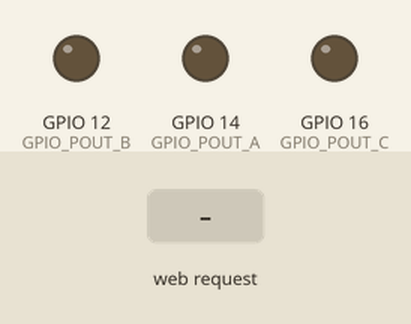
A sketch run on a simulated ESP8266 (NodeMCU). On the bench: output pins drawn as LEDs (lit = HIGH). Inputs (shaded band) come from the test bench. WiFi joins after 1.5 s; servers stay silent unless stated; what the sketch prints to the serial monitor is not drawn.

Above: at 2.7 s.
2.8 s: HTTP request GET /switchOnA received
At 3.5 s:
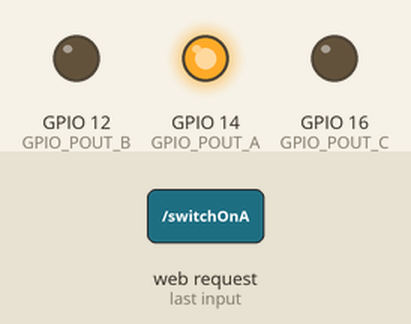
4.3 s: HTTP request GET /switchOnB received
At 4.6 s:
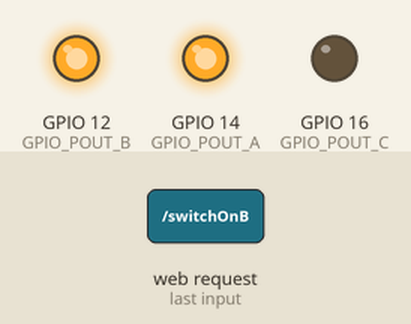
5.8 s: HTTP request GET /switchOffA received
At 7.0 s:
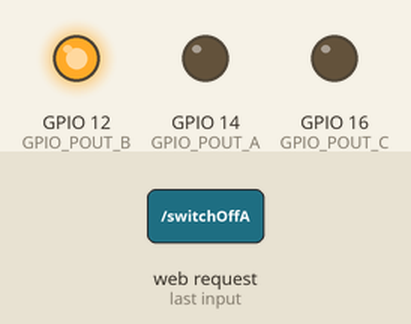
7.3 s: HTTP request GET /switchOnC received
At 8.1 s:
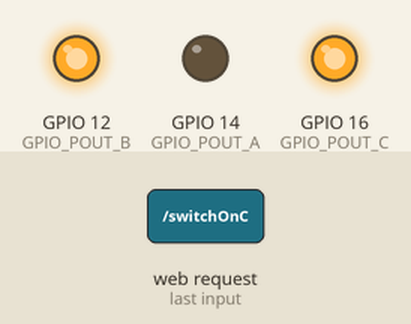
8.8 s: HTTP request GET /switchToggleA received
At 9.3 s:
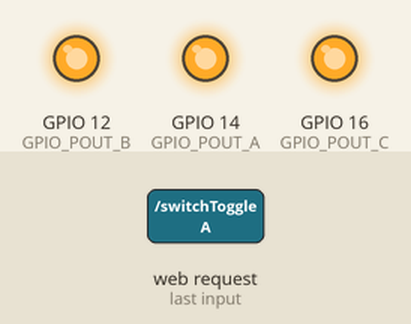
10.3 s: HTTP request GET /switchOffB received
At 11.6 s:
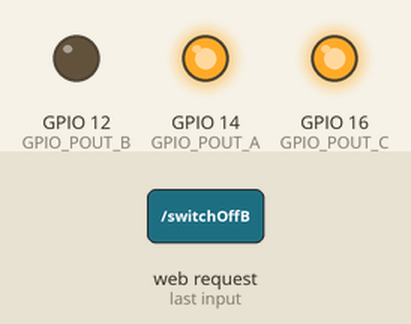
Timing chart, 0 to 12.8 s (numbered marks = the images above; inputs shaded):
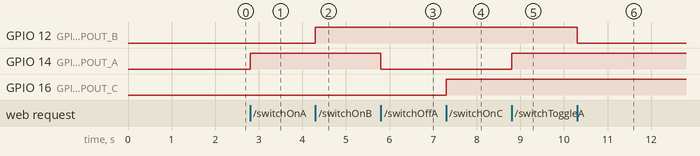

Measured:
- after the input at 2.8 s, GPIO 14 (GPIO_POUT_A): LOW → HIGH at once
- after the input at 4.3 s, GPIO 12 (GPIO_POUT_B): LOW → HIGH at once
- after the input at 5.8 s, GPIO 14 (GPIO_POUT_A): HIGH → LOW at once
- after the input at 7.3 s, GPIO 16 (GPIO_POUT_C): LOW → HIGH at once
- after the input at 8.8 s, GPIO 14 (GPIO_POUT_A): LOW → HIGH at once
- after the input at 10.3 s, GPIO 12 (GPIO_POUT_B): HIGH → LOW at once

The sketch:

ESP8266_Socket1.ino
```cpp
#include <ESP8266WiFi.h>
#include <WiFiClient.h>
#include <ESP8266WebServer.h>
#include <ESP8266mDNS.h>

#define GPIO_POUT_A     14
#define GPIO_POUT_B     12
#define GPIO_POUT_C     16

volatile bool out_port_a_status = false;
volatile bool out_port_b_status = false;
volatile bool out_port_c_status = false;

const char* host = "socket1";
const char* ssid = "DEFENDOR";
const char* password = "****";

ESP8266WebServer server(80);

void indexPage() {
  String message = "<!doctype html>";
  message += "<html lang=\"en\">";
  message += "<head>";
  message += "<title>ESP8266 Socket 1</title>";
  message += "</head>";

  message += "<body>";

  /*
    Signal Strength TL;DR   Required for
    -30 dBm Amazing Max achievable signal strength. The client can only be a few feet from the AP to achieve this. Not typical or desirable in the real world.  N/A
    -67 dBm Very Good Minimum signal strength for applications that require very reliable, timely delivery of data packets. VoIP/VoWiFi, streaming video
    -70 dBm Okay  Minimum signal strength for reliable packet delivery. Email, web
    -80 dBm Not Good  Minimum signal strength for basic connectivity. Packet delivery may be unreliable.  N/A
    -90 dBm Unusable  Approaching or drowning in the noise floor. Any functionality is highly unlikely. N/A
  */
  message += "RSSI: ";
  message.concat(WiFi.RSSI());
  message += "<br/>";

  message += "<a href=\"/switchOnA\">SwitchOn A</a><br/>";
  message += "<a href=\"/switchOffA\">SwitchOff A</a><br/>";
  message += "<a href=\"/switchToggleA\">SwitchToggle A</a><br/>";
  message += "<a href=\"/statusA\">Status A</a><br/>";

  message += "<a href=\"/switchOnB\">SwitchOn B</a><br/>";
  message += "<a href=\"/switchOffB\">SwitchOff B</a><br/>";
  message += "<a href=\"/switchToggleB\">SwitchToggle B</a><br/>";
  message += "<a href=\"/statusB\">Status B</a><br/>";

  message += "<a href=\"/switchOnC\">SwitchOn C</a><br/>";
  message += "<a href=\"/switchOffC\">SwitchOff C</a><br/>";
  message += "<a href=\"/switchToggleC\">SwitchToggle C</a><br/>";
  message += "<a href=\"/statusC\">Status C</a><br/>";

  message += "</body>";

  message += "</html>";
  server.send(200, "text/html", message);
}

void handleNotFound() {
  String message = "File Not Found\n\n";
  message += "URI: ";
  message += server.uri();
  message += "\nMethod: ";
  message += (server.method() == HTTP_GET)?"GET":"POST";
  message += "\nArguments: ";
  message += server.args();
  message += "\n";
  for (uint8_t i=0; i<server.args(); i++){
    message += " " + server.argName(i) + ": " + server.arg(i) + "\n";
  }
  server.send(404, "text/plain", message);
}

void setupHTTPActions() {
  server.on("/", indexPage);

  // ============= Port A =============
  server.on("/switchOnA", [](){
    server.send(200, "text/plain", "switch on");
    setPortStateA(true);
  });

  server.on("/switchOffA", [](){
    server.send(200, "text/plain", "switch off");
    setPortStateA(false);
  });

  server.on("/switchToggleA", [](){
    setPortStateA(!out_port_a_status);
    if (out_port_a_status) {
      server.send(200, "text/plain", "switch on");
    } else {
      server.send(200, "text/plain", "switch off");
    }
  });

  server.on("/statusA", [](){
    if (out_port_a_status) {
      server.send(200, "text/plain", "switch on");
    } else {
      server.send(200, "text/plain", "switch off");
    }
  });

  // ============= Port B =============
  server.on("/switchOnB", [](){
    server.send(200, "text/plain", "switch on");
    setPortStateB(true);
  });

  server.on("/switchOffB", [](){
    server.send(200, "text/plain", "switch off");
    setPortStateB(false);
  });

  server.on("/switchToggleB", [](){
    setPortStateB(!out_port_b_status);
    if (out_port_b_status) {
      server.send(200, "text/plain", "switch on");
    } else {
      server.send(200, "text/plain", "switch off");
    }
  });

  server.on("/statusB", [](){
    if (out_port_b_status) {
      server.send(200, "text/plain", "switch on");
    } else {
      server.send(200, "text/plain", "switch off");
    }
  });

  // ============= Port C =============
  server.on("/switchOnC", [](){
    server.send(200, "text/plain", "switch on");
    setPortStateC(true);
  });

  server.on("/switchOffC", [](){
    server.send(200, "text/plain", "switch off");
    setPortStateC(false);
  });

  server.on("/switchToggleC", [](){
    setPortStateC(!out_port_c_status);
    if (out_port_c_status) {
      server.send(200, "text/plain", "switch on");
    } else {
      server.send(200, "text/plain", "switch off");
    }
  });

  server.on("/statusC", [](){
    if (out_port_c_status) {
      server.send(200, "text/plain", "switch on");
    } else {
      server.send(200, "text/plain", "switch off");
    }
  });

  // Not found handler
  server.onNotFound(handleNotFound);
}

void setupGPIO() {
  pinMode(GPIO_POUT_A, OUTPUT);
  digitalWrite(GPIO_POUT_A, LOW);

  pinMode(GPIO_POUT_B, OUTPUT);
  digitalWrite(GPIO_POUT_B, LOW);

  pinMode(GPIO_POUT_C, OUTPUT);
  digitalWrite(GPIO_POUT_C, LOW);
}

void setup(void) {
  setupGPIO();

  Serial.begin(115200);

  WiFi.begin(ssid, password);
  Serial.println("");

  // Wait for connection
  while (WiFi.status() != WL_CONNECTED) {
    delay(500);
    Serial.print(".");
  }

  Serial.println("");
  Serial.print("Connected to ");
  Serial.println(ssid);
  Serial.print("IP address: ");
  Serial.println(WiFi.localIP());

  MDNS.begin(host);

  setupHTTPActions();

  server.begin();

  MDNS.addService("http", "tcp", 80);

  Serial.println("HTTP server started");
  Serial.println("v0.3");
}

void setPortStateA(bool state) {
  out_port_a_status = state;

  if (state) {
    digitalWrite(GPIO_POUT_A, HIGH);
  } else {
    digitalWrite(GPIO_POUT_A, LOW);
  }
}

void setPortStateB(bool state) {
  out_port_b_status = state;

  if (state) {
    digitalWrite(GPIO_POUT_B, HIGH);
  } else {
    digitalWrite(GPIO_POUT_B, LOW);
  }
}

void setPortStateC(bool state) {
  out_port_c_status = state;

  if (state) {
    digitalWrite(GPIO_POUT_C, HIGH);
  } else {
    digitalWrite(GPIO_POUT_C, LOW);
  }
}

// ============= Main Loop =============
void loop(void) {
  server.handleClient();
}
```
